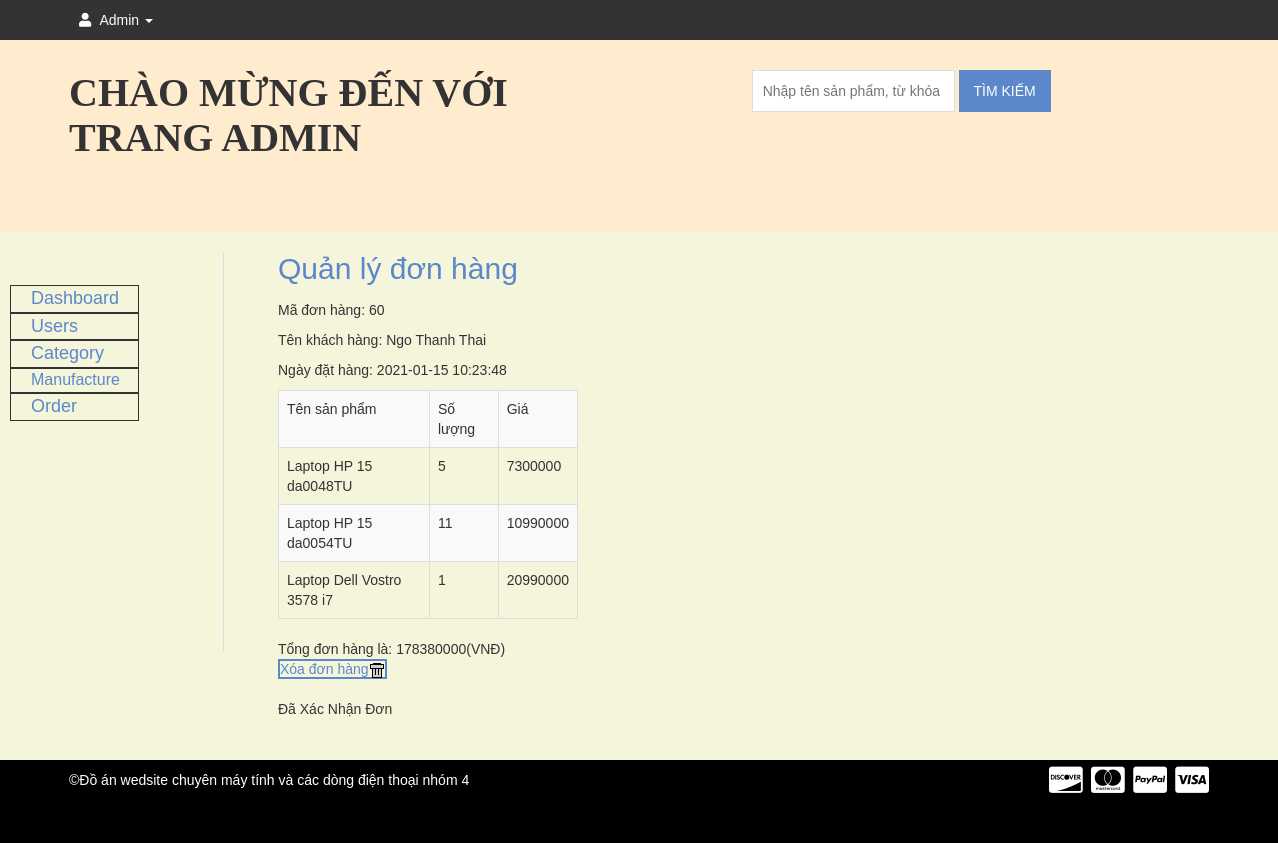
Page /admin.php?mod=order&act=manage (signed in) on the committed database.
### tables this page shows
CREATE TABLE IF NOT EXISTS `orders` (
  `OrderID` int(11) NOT NULL AUTO_INCREMENT,
  `UserID` int(11) NOT NULL,
  `AddedDate` datetime NOT NULL,
  `Address` varchar(250) DEFAULT NULL,
  `Phone` varchar(20) DEFAULT NULL,
  `Sum` int(11) DEFAULT NULL,
  `Status` bit(1) NOT NULL DEFAULT b'0',
  PRIMARY KEY (`OrderID`),
  KEY `UserID` (`UserID`)
);

CREATE TABLE IF NOT EXISTS `users` (
  `UserID` int(11) NOT NULL AUTO_INCREMENT,
  `GroupID` int(11) NOT NULL,
  `FullName` varchar(255) NOT NULL,
  `UserName` varchar(20) NOT NULL,
  `PassWord` varchar(32) NOT NULL,
  `Email` varchar(50) NOT NULL,
  PRIMARY KEY (`UserID`),
  UNIQUE KEY `UserName` (`UserName`),
  UNIQUE KEY `Email` (`Email`),
  KEY `GroupID` (`GroupID`)
);

CREATE TABLE IF NOT EXISTS `orderitems` (
  `OrderID` int(11) NOT NULL,
  `ProductID` int(11) NOT NULL,
  `Quantity` int(11) NOT NULL DEFAULT '0',
  PRIMARY KEY (`OrderID`,`ProductID`),
  KEY `ProductID` (`ProductID`)
);

CREATE TABLE IF NOT EXISTS `products` (
  `ProductID` int(11) NOT NULL AUTO_INCREMENT,
  `ManufacturerID` int(11) NOT NULL,
  `CategoryID` int(11) NOT NULL,
  `ProductName` varchar(255) NOT NULL,
  `ImageUrl` varchar(255) NOT NULL,
  `Price` int(11) NOT NULL DEFAULT '0',
  `Quantity` int(11) NOT NULL DEFAULT '0',
  `Description` varchar(1000) NOT NULL,
  `Body` text NOT NULL,
  PRIMARY KEY (`ProductID`),
  KEY `ManufacturerID` (`ManufacturerID`),
  KEY `CategoryID` (`CategoryID`)
);

### Controller/Order/Manage.php (called while the page is built)
<?php
    include_once("Model/Order.php");
    include_once("Model/OrderItem.php");
    $ord = new Order();
    $order = $ord->getOrders();
    $oi = new OrderItem();
    include_once("View/Order/Manage.php");

### Model/Order.php (called while the page is built, shortened)
<?php
include_once("DataProvider.php");
include_once("OrderItem.php");
class Order
{
    private $da;
    public function __construct()
    {
        $this->da = new DataProvider();
    }
    public function getOrders()
    {
        $sql = "Select * from orders o join users u on o.UserID = u.UserID";
        return $this->da->FetchAll($sql);
    }
}

### Model/DataProvider.php (called while the page is built, shortened)
<?php
    class DataProvider
    {
        private $link;
        public function __construct()
        {
            $this->link=mysqli_connect("localhost", "root", "", "nhom11");
        }
        public function ExecuteQuery($sql)
        {
            mysqli_query($this->link, "set names utf8");
            return mysqli_query($this->link, $sql);
        }
        public function FetchAll($sql)
        {
            $arr=array();
            $r = $this->ExecuteQuery($sql);
            while ($row = mysqli_fetch_assoc($r)) {
                $arr[]=$row;
            }
            return $arr;
        }
    }

### Model/OrderItem.php (called while the page is built, shortened)
<?php
include_once("DataProvider.php");
class OrderItem
{
    private $da;
    public function __construct()
    {
        $this->da = new DataProvider();
    }
    public function GetOrderItemByOrder($orderID)
    {
        $sql="Select orderitems.ProductID,ProductName,Price, orderitems.Quantity from orderitems inner join products on orderitems.ProductID=products.ProductID where OrderID=$orderID";
        return $this->da->FetchAll($sql);
    }
}

### View/Order/Manage.php (the view, shortened to what this page needs)
<br>
<div style="width: 1000px; float: right;">
<h2><span><a href="admin.php?mod=order&act=manage">Quản lý đơn hàng</a></span></h2>
<p>
    <?php
    echo "<div style=\"width:300px;\">";
    foreach ($order as $row) {
        echo "<p>Mã đơn hàng: $row[OrderID]</p>";
        echo "<p>Tên khách hàng: $row[FullName]</p>";
        echo "<p>Ngày đặt hàng: $row[AddedDate]</p>";
        $item = $oi->GetOrderItemByOrder($row['OrderID']);
        echo "<table width='100%' class='table table-bordered table-striped'>";
        echo "<tr>
				<td>Tên sản phẩm</td>
				<td>Số lượng</td>
				<td>Giá</td>
			</tr>";
        $sum=0;
        foreach ($item as $rowitem) {
            echo "<tr>
			<td>";
            echo $rowitem['ProductName']."</td><td>";
            echo $rowitem['Quantity']."</td><td>";
            echo $rowitem['Price']."</td>";
            echo "</tr>";
            $sum+=$rowitem['Quantity']*$rowitem['Price'];
        }
        echo "</table>";
        echo "Tổng đơn hàng là: ".$sum. "(VNĐ)";
        echo "<br>";
        echo "<a href=\"admin.php?mod=order&act=delete&id=$row[OrderID]\" onclick=\"return IsDelete()\" style = 'border: 2px solid;'>Xóa đơn hàng<img src=\"Images/Delete.gif\" /></a></td><td>"."<br><br>";
        if ($row['Status'] == 0) {
            echo "<a href=\"admin.php?mod=order&act=update&id=$row[OrderID]\" style = 'border: 2px solid;'>Xác nhận Đơn Hàng<img src=\"Images/Edit.gif\" /></a></td><td>";
        } else {
            echo "Đã Xác Nhận Đơn";
        }
        echo "<hr/>";
    }
    ?>
	</div>
</p>
</div>

### css/style.css (style rules this page uses)
img { max-width: 100%; height: auto; }
h1, h2, h3, h4, h5, h6 { margin: 0 0 15px; }
body { font-family:Arial, Helvetica, sans-serif; }
a { color: #5a88ca }
body { width: 100%; background: beige; }

### rows in the picture
orders: OrderID "60", UserID.FullName "Ngo Thanh Thai", AddedDate "2021-01-15 10:23:48", sum "178380000", Status "Đã Xác Nhận Đơn"
orderitems: ProductID.ProductName "Laptop HP 15 da0048TU", Quantity "5", ProductID.Price "7300000"
orderitems: ProductID.ProductName "Laptop HP 15 da0054TU", Quantity "11", ProductID.Price "10990000"
orderitems: ProductID.ProductName "Laptop Dell Vostro 3578 i7", Quantity "1", ProductID.Price "20990000"

### other values in the picture
$_SESSION['btnLogin'] "Admin"
